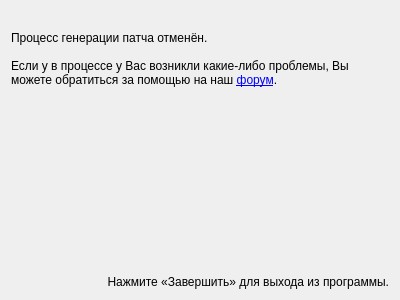
<?xml version="1.0" encoding="UTF-8"?>
<ui version="4.0">
 <class>CanceledPage</class>
 <widget class="QWidget" name="CanceledPage">
  <property name="geometry">
   <rect>
    <x>0</x>
    <y>0</y>
    <width>400</width>
    <height>300</height>
   </rect>
  </property>
  <property name="windowTitle">
   <string>Form</string>
  </property>
  <property name="title" stdset="0">
   <string>Патч не применён</string>
  </property>
  <layout class="QVBoxLayout" name="verticalLayout">
   <item>
    <widget class="QLabel" name="label">
     <property name="text">
      <string/>
     </property>
     <property name="wordWrap">
      <bool>true</bool>
     </property>
    </widget>
   </item>
   <item>
    <widget class="QLabel" name="infoLabel">
     <property name="text">
      <string>&lt;html&gt;&lt;head/&gt;&lt;body&gt;&lt;p&gt;Процесс генерации патча отменён.&lt;br/&gt;&lt;br/&gt;Если у в процессе у Вас возникли какие-либо проблемы, Вы можете обратиться за помощью на наш &lt;a href=&quot;{TOPIC_URL}&quot;&gt;&lt;span style=&quot; text-decoration: underline; color:#0000ff;&quot;&gt;форум&lt;/span&gt;&lt;/a&gt;.&lt;/p&gt;&lt;/body&gt;&lt;/html&gt;</string>
     </property>
     <property name="textFormat">
      <enum>Qt::RichText</enum>
     </property>
     <property name="wordWrap">
      <bool>true</bool>
     </property>
     <property name="openExternalLinks">
      <bool>true</bool>
     </property>
    </widget>
   </item>
   <item>
    <spacer name="verticalSpacer">
     <property name="orientation">
      <enum>Qt::Vertical</enum>
     </property>
     <property name="sizeHint" stdset="0">
      <size>
       <width>20</width>
       <height>40</height>
      </size>
     </property>
    </spacer>
   </item>
   <item>
    <widget class="QLabel" name="label_3">
     <property name="text">
      <string>Нажмите «Завершить» для выхода из программы.</string>
     </property>
     <property name="alignment">
      <set>Qt::AlignBottom|Qt::AlignRight|Qt::AlignTrailing</set>
     </property>
    </widget>
   </item>
  </layout>
 </widget>
 <resources/>
 <connections/>
</ui>
